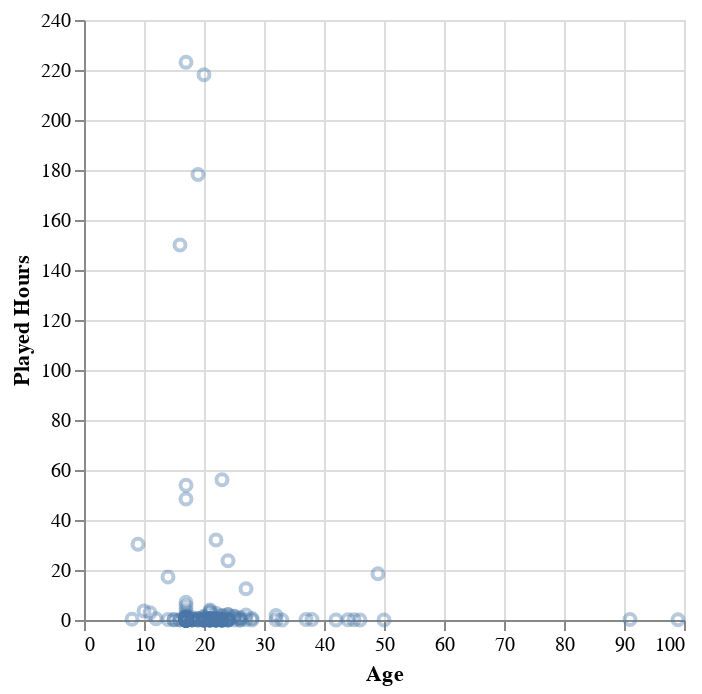

Notebook source saved alongside this figure:
### Markdown cell above
#### Preliminary Graph ####

### Code cell
#Plot preliminary graph
age_plot = alt.Chart(player_data).mark_point(opacity=0.4).encode(
    x=alt.X('age:Q').title("Age"),
    y=alt.Y("played_hours:Q").title("Played Hours"),
)
age_plot

### Figure 1 — Vega-Lite specification as saved in the notebook (floating-point values rounded to 4 significant figures; data arrays with more than 128 entries replaced by an {"elided": "..."} marker saying what was removed)
{"config": {"view": {"continuousWidth": 300, "continuousHeight": 300}}, "data": {"name": "data-673ac0e893480839d2a6a0a89500734b"}, "mark": {"type": "point", "opacity": 0.4}, "encoding": {"x": {"field": "age", "title": "Age", "type": "quantitative"}, "y": {"field": "played_hours", "title": "Played Hours", "type": "quantitative"}}, "$schema": "https://vega.github.io/schema/vega-lite/v5.20.1.json", "datasets": {"data-673ac0e893480839d2a6a0a89500734b": {"elided": "196 records"}}}
